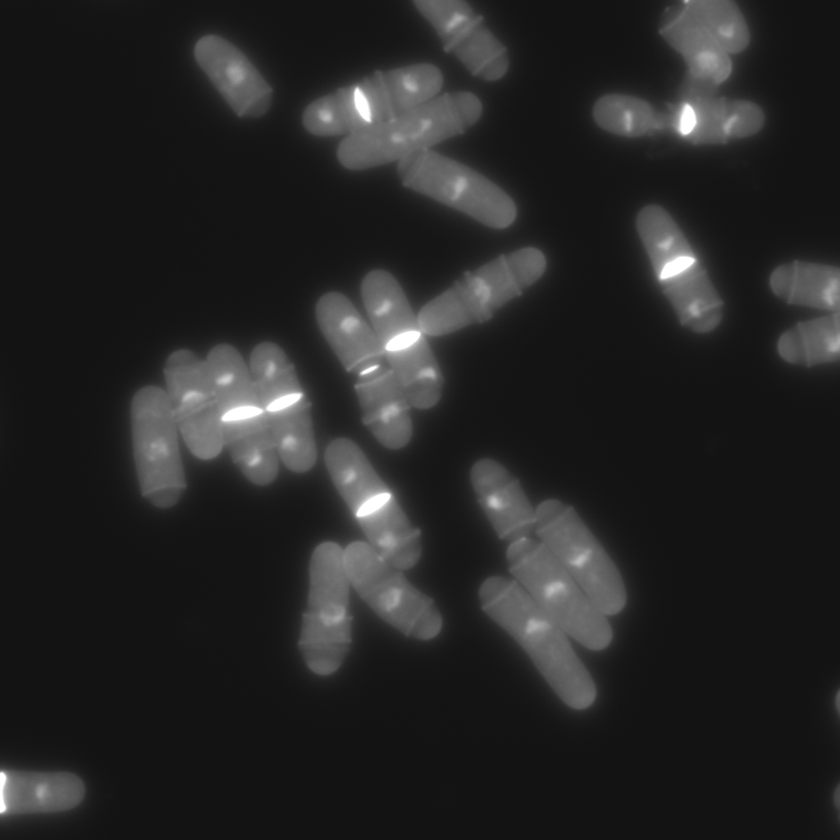
%> input picture Project02/image1.tiff, 840 x 840 px, shrunk from 1024 x 1024 before the run
$ octave Project2Question2.m   (GNU Octave 9; MATLAB toolbox functions it lacks are replaced by stand-ins)
%> lines starting %> are read from the running program, lines starting %| are printed output that depends on the picture
% Implementation of a Gaussian Filter.

%Reading Image.
I = imread('image1.tiff');
%> I is the input picture: size 840x840 uint8; min 18, max 255, mean 37.9

%Asking user for input of sigma.
sigma = input('Please Enter the value of sigma:');
%> the answer given: 2

%Assuming size of gaussain matrix as 15 by 15.
hsize = [15 15];

%Creating a two-dimensional Gaussian filter h.
h = fspecial('gaussian', hsize , sigma);

%hx is gradient along x-axis direction and hy is gradient along y-axis
%direction
[hx,hy] = gradient(h);

%Convolving the 2D image with the gaussian filter in the x direction.
I2 = conv2(I,hx);
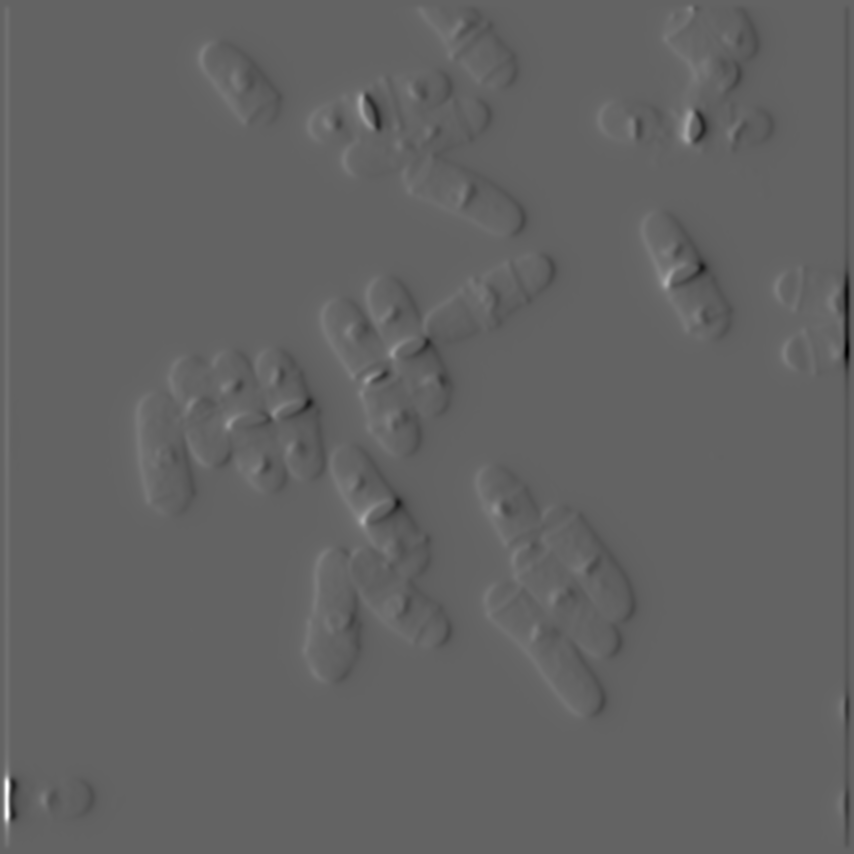
%> I2: size 854x854 double; min -30.5, max 47.71, mean 0; drawn with min black and max white

%Convolving the 2D image with the gaussian filter in the y direction.
I3 = conv2(I,hy);
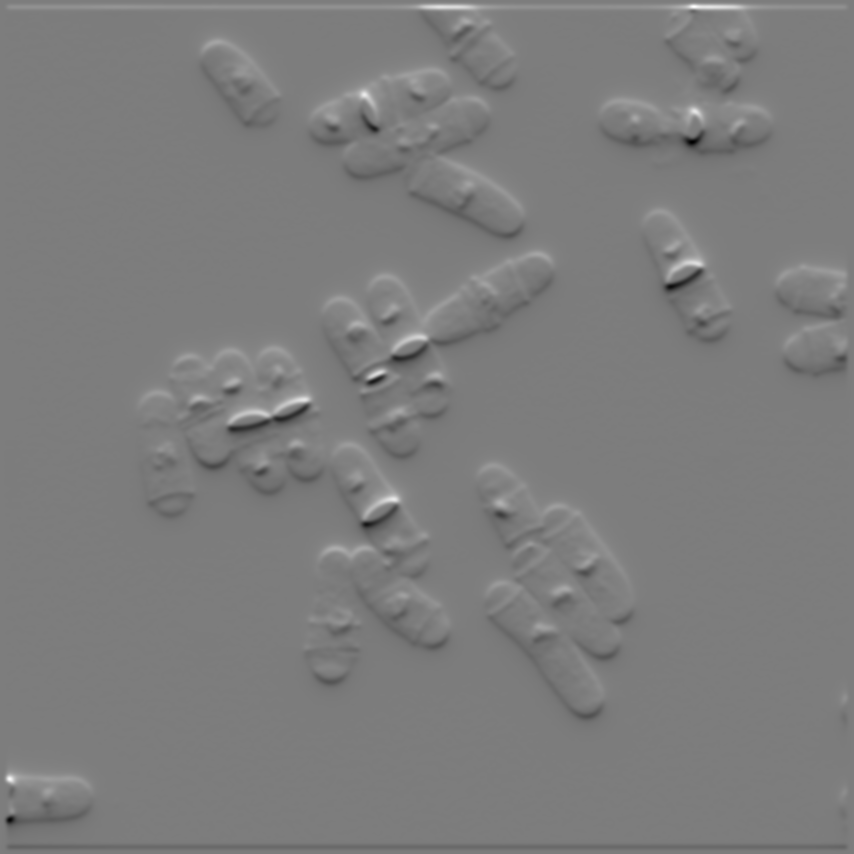
%> I3: size 854x854 double; min -24.28, max 25.23, mean 0; drawn with min black and max white

%Displaying original image, followed by derivative images.
figure, imshow(I)
figure, imshow(I2)
%> after `imshow(I2)`:
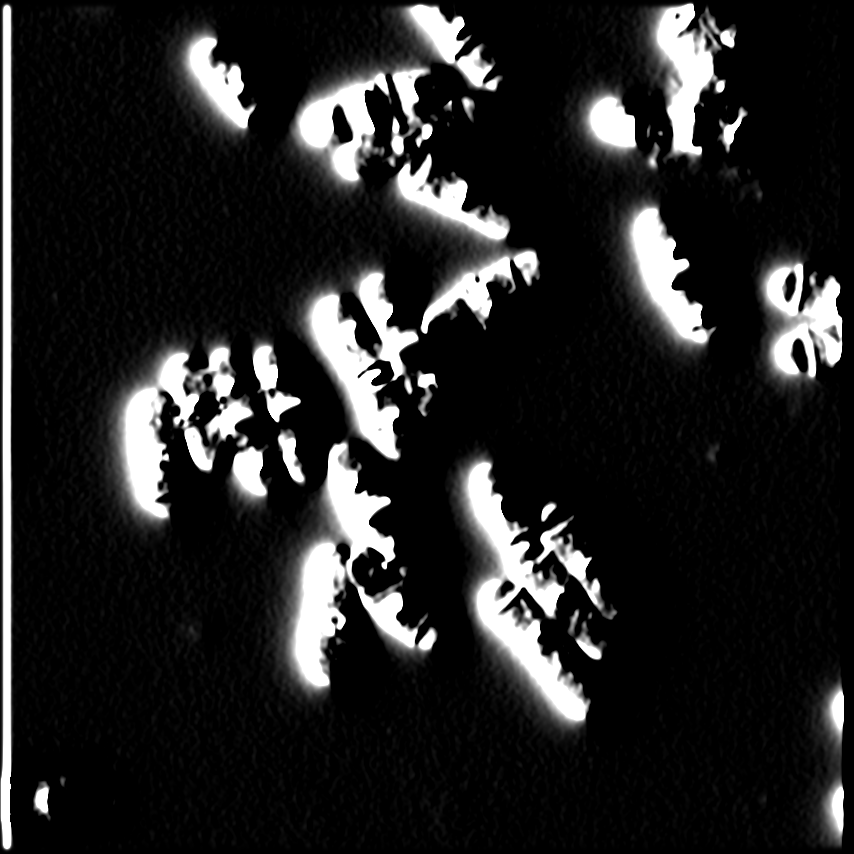
%> displayed picture: size 854x854, on the screen's scale of 0 to 255; min 0, max 255, mean 36.5
figure, imshow(I3);
%> after `imshow(I3)`:
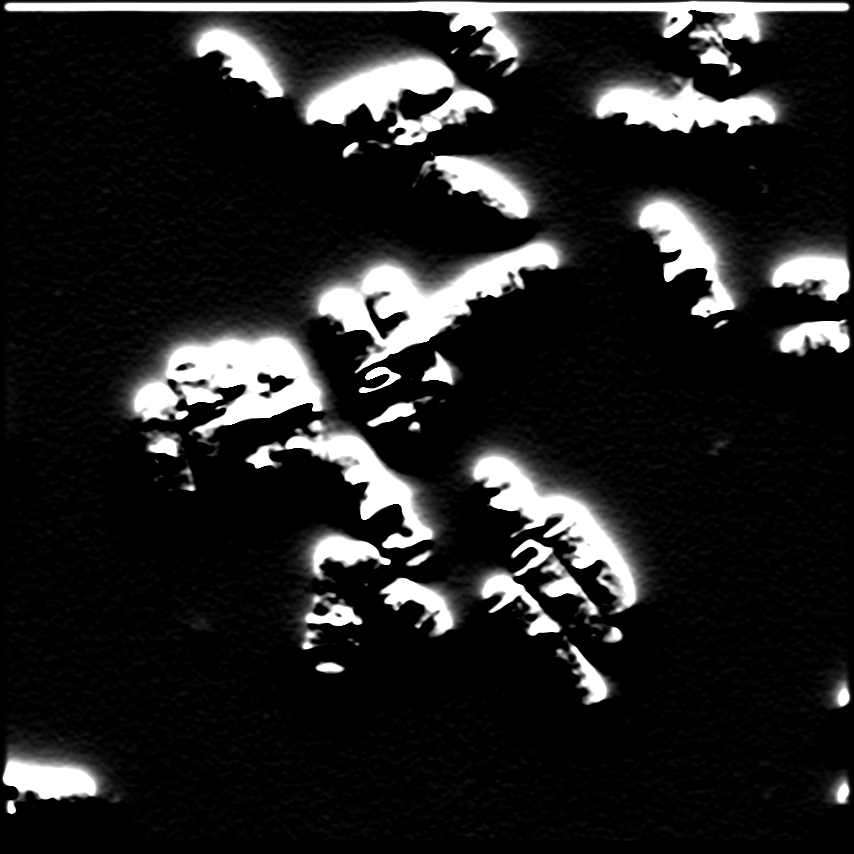
%> displayed picture: size 854x854, on the screen's scale of 0 to 255; min 0, max 255, mean 35.2
